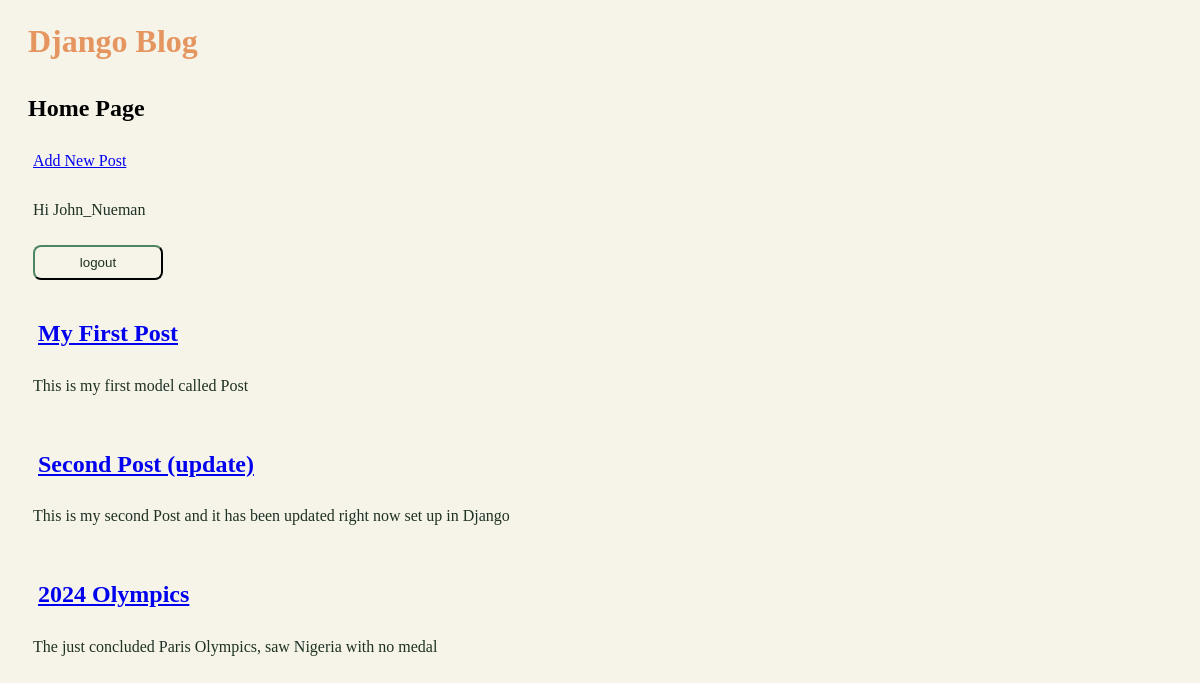
Screenshot of / (signed in) with the database file from the repository.
### blog/models.py (models this page shows, shortened)
class Post(models.Model):
    title = models.CharField(max_length=200)
    author = models.ForeignKey(User, on_delete = models.CASCADE)
    body = models.TextField()

### blog/views.py (the view)
# urls.py: path('', BlogListView.as_view(), name = 'home'),
class BlogListView(ListView):
    model = Post
    template_name = 'home.html'

### templates/home.html (shortened to what this page needs)
{% extends 'base.html' %}
{% block content%}
<h2>Home Page</h2>
<div>
    <a href="{% url 'new_post' %}">Add New Post</a>
    </div>
<div>
    {% if user.is_authenticated %}
    <p>Hi {{ user.username }}</p>
    <form action="{% url 'logout' %}" method="POST">
    <button type="submit">logout</button>
</form>
</div>
{% for post in object_list %}
<div class="post-entry">
    <h2><a href="{% url 'post_detail' post.pk %}"> {{ post.title }} </a></h2>
    <p>{{post.body}} </p>
</div>
{% endfor %}
{% else %}
    <p>You are not logged in</p>
    <button ><a href="{% url 'login' %}"> Login </a></button>
    {% endif %}
{% endblock content %}

### static/styles.css (style rules this page uses)
* { box-sizing: border-box; padding: 5px; }
body { background-color: #f6f4e8; color: black; }
button { width: 130px; padding: 0.5rem; background: #1d3124; color: #f6f4e8; border-color: #1d3124; }
p { color: #1d3124; }
form>button { width: 130px; padding: 0.5rem; background: #f6f4e8; color: #1d3124; border-color: #1d3124; border-radius: 0.5rem; }
.details>h2, p { color: #1d3124; }

### rows the page displays
Post: title "My First Post", body "This is my first model called Post"
Post: title "Second Post (update)", body "This is my second Post and it has been updated right now set up in Django"
Post: title "2024 Olympics", body "The just concluded Paris Olympics, saw Nigeria with no medal"

### other values shown
{{ user.username }} "John_Nueman"
